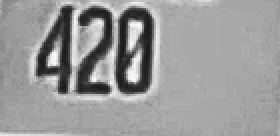
#> input picture frames_folder/frame_0009.png, 140 x 68 px (shown 2 times larger); its folder holds only this picture in this run
$ python vi.py
#> lines starting #> are read from the running program, lines starting #| are printed output that depends on the picture
import os
import re
import pytesseract
from PIL import Image, ImageEnhance, ImageFilter

# Укажите путь к Tesseract, если требуется
pytesseract.pytesseract.tesseract_cmd = r'/opt/homebrew/Cellar/tesseract/5.5.0/bin/tesseract'

def preprocess_image(image_path):
    """
    Подготовка изображения для улучшения распознавания текста.
    """
#> called with image_path = 'frames_folder/frame_0009.png'
    image = Image.open(image_path)
#> image is the input picture: PIL image 140x68 RGB; min 26, max 251, mean 153.8
    # Преобразование в градации серого
    image = image.convert('L')
#> image: PIL image 140x68 L
    # Увеличение контраста
    enhancer = ImageEnhance.Contrast(image)
    image = enhancer.enhance(2.0)
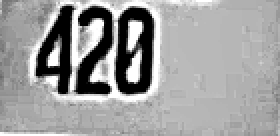
#> image: PIL image 140x68 L (shown 2 times larger); min 0, max 255, mean 158.6
    # Применение фильтра для сглаживания шумов
    image = image.filter(ImageFilter.MedianFilter(size=3))
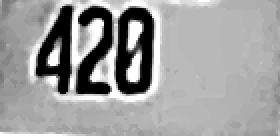
#> image: PIL image 140x68 L (shown 2 times larger); min 0, max 255, mean 158.5
    return image

def extract_numbers_from_image(image_path):
    """
    Извлекает числа из изображения.
    """
    image = preprocess_image(image_path)
    # Настройка Tesseract для исключения букв
    custom_config = r'--oem 3 --psm 6 -c tessedit_char_blacklist=abcdefghijklmnopqrstuvwxyzABCDEFGHIJKLMNOPQRSTUVWXYZ'
    text = pytesseract.image_to_string(image, config=custom_config)
    # Извлечение чисел с помощью регулярного выражения
    numbers = re.findall(r'\d+', text)
    return numbers

def main():
    # Директория с изображениями
    image_directory = 'frames_folder'
    # Выходной файл
    output_file = 'recognized_numbers.txt'

    # Распознаваемые расширения
    supported_extensions = ('.png', '.jpg', '.jpeg', '.tiff', '.bmp', '.gif')
    image_files = [f for f in os.listdir(image_directory) if f.lower().endswith(supported_extensions)]

    with open(output_file, 'w') as f_out:
        for image_file in image_files:
            image_path = os.path.join(image_directory, image_file)
            numbers = extract_numbers_from_image(image_path)
            if numbers:
                numbers_line = ' '.join(numbers)
                f_out.write(f"{image_file}: {numbers_line}\n")
                print(f"Извлечено из {image_file}: {numbers_line}")

if __name__ == '__main__':
    main()
#> (the call stopped at in extract_numbers_from_image, `text = pytesseract.image_to_string(image, config=custom_config)`: pytesseract is not available in this run)

$ run again, on frames_folder/frame_0024.png
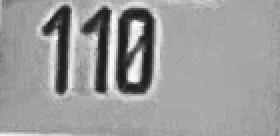
#> input picture frames_folder/frame_0024.png, 140 x 68 px (shown 2 times larger)
#> in preprocess_image, image is the input picture: PIL image 140x68 RGB; min 25, max 250, mean 155.5
#> in preprocess_image, `image = enhancer.enhance(2.0)`:
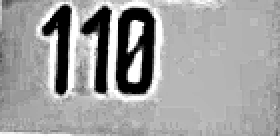
#> image: PIL image 140x68 L (shown 2 times larger); min 0, max 255, mean 160.1
#> in preprocess_image, `image = image.filter(ImageFilter.MedianFilter(size=3))`:
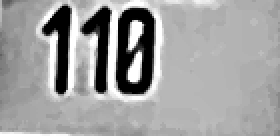
#> image: PIL image 140x68 L (shown 2 times larger); min 0, max 255, mean 160.1

$ run again, on frames_folder/frame_0026.png
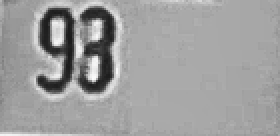
#> input picture frames_folder/frame_0026.png, 140 x 68 px (shown 2 times larger)
#> in preprocess_image, image is the input picture: PIL image 140x68 RGB; min 26, max 250, mean 158.2
#> in preprocess_image, `image = enhancer.enhance(2.0)`:
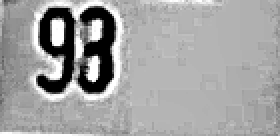
#> image: PIL image 140x68 L (shown 2 times larger); min 0, max 255, mean 162
#> in preprocess_image, `image = image.filter(ImageFilter.MedianFilter(size=3))`:
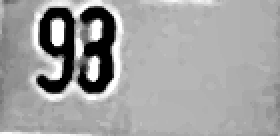
#> image: PIL image 140x68 L (shown 2 times larger); min 0, max 255, mean 161.9

$ run again, on frames_folder/frame_0011.png
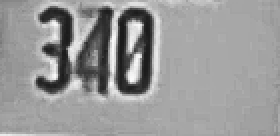
#> input picture frames_folder/frame_0011.png, 140 x 68 px (shown 2 times larger)
#> in preprocess_image, image is the input picture: PIL image 140x68 RGB; min 25, max 250, mean 152.4
#> in preprocess_image, `image = enhancer.enhance(2.0)`:
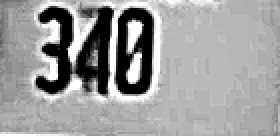
#> image: PIL image 140x68 L (shown 2 times larger); min 0, max 255, mean 157.1
#> in preprocess_image, `image = image.filter(ImageFilter.MedianFilter(size=3))`:
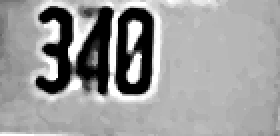
#> image: PIL image 140x68 L (shown 2 times larger); min 0, max 255, mean 156.8
